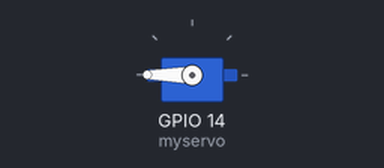
Simulated run of this sketch. Board: ESP32. Shown: servo.

Above: at 0.05 s.
At 14.9 s:
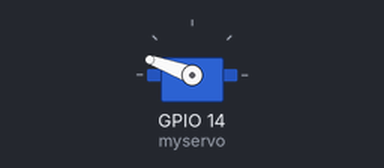
At 29.9 s:
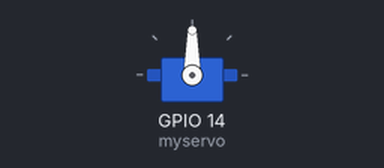
Timing chart, 0 to 39.0 s (numbered marks = the images above):
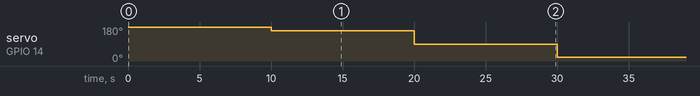

Measured:
- by itself, servo on GPIO 14 (myservo): repeats every 30.0 s: 90° 10.0 s, 20° 10.0 s, 160° 10.0 s

The sketch:

ABC.ino
```cpp
#include <Servo.h>
#include <Ticker.h>

Ticker flipper;

Servo myservo;  // create servo object to control a servo
                // twelve servo objects can be created on most boards

int pos = 180;    // variable to store the servo position
int low = 160; //Servo rotates anti-clockwise so 0 is facing Right not Left
int med = 90;
int high = 20;

void setup()
{
  myservo.attach(14);  // attaches the servo on pin 9 to the servo object
  myservo.write(pos);  // reset the servoß to start position
  // flip the pin every 10s
  flipper.attach(10, flip);
}

void flip() {
  if (pos == 180) { //at the initial position
    pos = low;
  }
  else if (pos == low) {
    pos = med;
  }
  else if (pos == med) {
    pos = high;
  }
  else if (pos == high){
    pos = low;
  }

  myservo.write(pos);
}

void loop()
{


}
```
